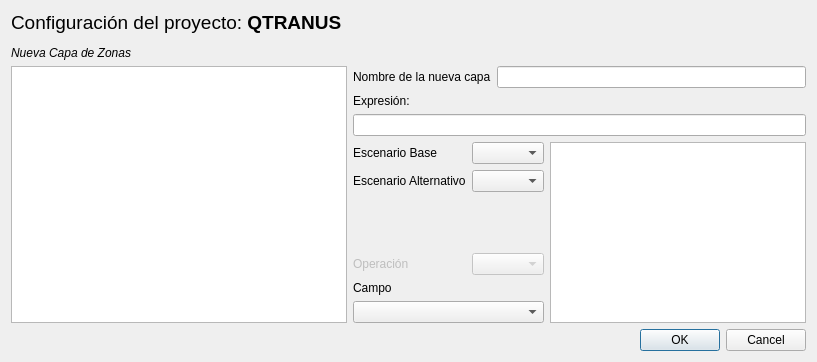
<?xml version="1.0" encoding="UTF-8"?>
<ui version="4.0">
 <class>Dialog</class>
 <widget class="QDialog" name="Dialog">
  <property name="geometry">
   <rect>
    <x>0</x>
    <y>0</y>
    <width>817</width>
    <height>362</height>
   </rect>
  </property>
  <property name="windowTitle">
   <string>Dialog</string>
  </property>
  <layout class="QGridLayout" name="gridLayout">
   <item row="0" column="0">
    <widget class="QLabel" name="label_7">
     <property name="text">
      <string>&lt;html&gt;&lt;head/&gt;&lt;body&gt;&lt;p&gt;&lt;span style=&quot; font-size:14pt;&quot;&gt;Configuración del proyecto: &lt;/span&gt;&lt;span style=&quot; font-size:14pt; font-weight:600;&quot;&gt;QTRANUS&lt;/span&gt;&lt;/p&gt;&lt;p&gt;&lt;span style=&quot; font-style:italic;&quot;&gt;Nueva Capa de Zonas&lt;/span&gt;&lt;/p&gt;&lt;/body&gt;&lt;/html&gt;</string>
     </property>
    </widget>
   </item>
   <item row="1" column="0">
    <layout class="QHBoxLayout" name="horizontalLayout_2">
     <item>
      <widget class="QTreeView" name="scenarios"/>
     </item>
     <item>
      <layout class="QVBoxLayout" name="verticalLayout">
       <item>
        <layout class="QFormLayout" name="formLayout_3">
         <property name="fieldGrowthPolicy">
          <enum>QFormLayout::AllNonFixedFieldsGrow</enum>
         </property>
         <item row="0" column="0">
          <widget class="QLabel" name="label_5">
           <property name="text">
            <string>Nombre de la nueva capa</string>
           </property>
          </widget>
         </item>
         <item row="0" column="1">
          <widget class="QLineEdit" name="layerName"/>
         </item>
        </layout>
       </item>
       <item>
        <widget class="QLabel" name="label_4">
         <property name="text">
          <string>Expresión:</string>
         </property>
        </widget>
       </item>
       <item>
        <widget class="QLineEdit" name="expression"/>
       </item>
       <item>
        <layout class="QHBoxLayout" name="horizontalLayout">
         <item>
          <layout class="QFormLayout" name="formLayout">
           <property name="fieldGrowthPolicy">
            <enum>QFormLayout::AllNonFixedFieldsGrow</enum>
           </property>
           <item row="1" column="0">
            <widget class="QLabel" name="label">
             <property name="text">
              <string>Escenario Base</string>
             </property>
            </widget>
           </item>
           <item row="1" column="1">
            <widget class="QComboBox" name="base_scenario"/>
           </item>
           <item row="2" column="0">
            <widget class="QLabel" name="label_2">
             <property name="visible">
              <bool>false</bool>
             </property>
             <property name="text">
              <string>Escenario Alternativo</string>
             </property>
            </widget>
           </item>
           <item row="2" column="1">
            <widget class="QComboBox" name="alt_scenario">
             <property name="visible">
              <bool>false</bool>
             </property>
            </widget>
           </item>
           <item row="3" column="0" colspan="2">
            <spacer name="verticalSpacer">
             <property name="orientation">
              <enum>Qt::Vertical</enum>
             </property>
             <property name="sizeHint" stdset="0">
              <size>
               <width>20</width>
               <height>20</height>
              </size>
             </property>
            </spacer>
           </item>
           <item row="4" column="0">
            <widget class="QLabel" name="label_3">
             <property name="enabled">
              <bool>false</bool>
             </property>
             <property name="visible">
              <bool>false</bool>
             </property>
             <property name="text">
              <string>Operación</string>
             </property>
            </widget>
           </item>
           <item row="4" column="1">
            <widget class="QComboBox" name="operation">
             <property name="enabled">
              <bool>false</bool>
             </property>
             <property name="visible">
              <bool>false</bool>
             </property>
            </widget>
           </item>
           <item row="5" column="0">
            <widget class="QLabel" name="label_6">
             <property name="text">
              <string>Campo</string>
             </property>
            </widget>
           </item>
           <item row="6" column="0" colspan="2">
            <widget class="QComboBox" name="comboField"/>
           </item>
          </layout>
         </item>
         <item>
          <widget class="QListWidget" name="sectors">
           <property name="selectionMode">
            <enum>QAbstractItemView::MultiSelection</enum>
           </property>
          </widget>
         </item>
        </layout>
       </item>
      </layout>
     </item>
    </layout>
   </item>
   <item row="2" column="0">
    <widget class="QDialogButtonBox" name="buttonBox">
     <property name="orientation">
      <enum>Qt::Horizontal</enum>
     </property>
     <property name="standardButtons">
      <set>QDialogButtonBox::Cancel|QDialogButtonBox::Ok</set>
     </property>
    </widget>
   </item>
  </layout>
  <zorder>buttonBox</zorder>
  <zorder>label_7</zorder>
 </widget>
 <resources/>
 <connections>
  <connection>
   <sender>buttonBox</sender>
   <signal>accepted()</signal>
   <receiver>Dialog</receiver>
   <slot>accept()</slot>
   <hints>
    <hint type="sourcelabel">
     <x>248</x>
     <y>254</y>
    </hint>
    <hint type="destinationlabel">
     <x>157</x>
     <y>274</y>
    </hint>
   </hints>
  </connection>
  <connection>
   <sender>buttonBox</sender>
   <signal>rejected()</signal>
   <receiver>Dialog</receiver>
   <slot>reject()</slot>
   <hints>
    <hint type="sourcelabel">
     <x>316</x>
     <y>260</y>
    </hint>
    <hint type="destinationlabel">
     <x>286</x>
     <y>274</y>
    </hint>
   </hints>
  </connection>
 </connections>
</ui>
